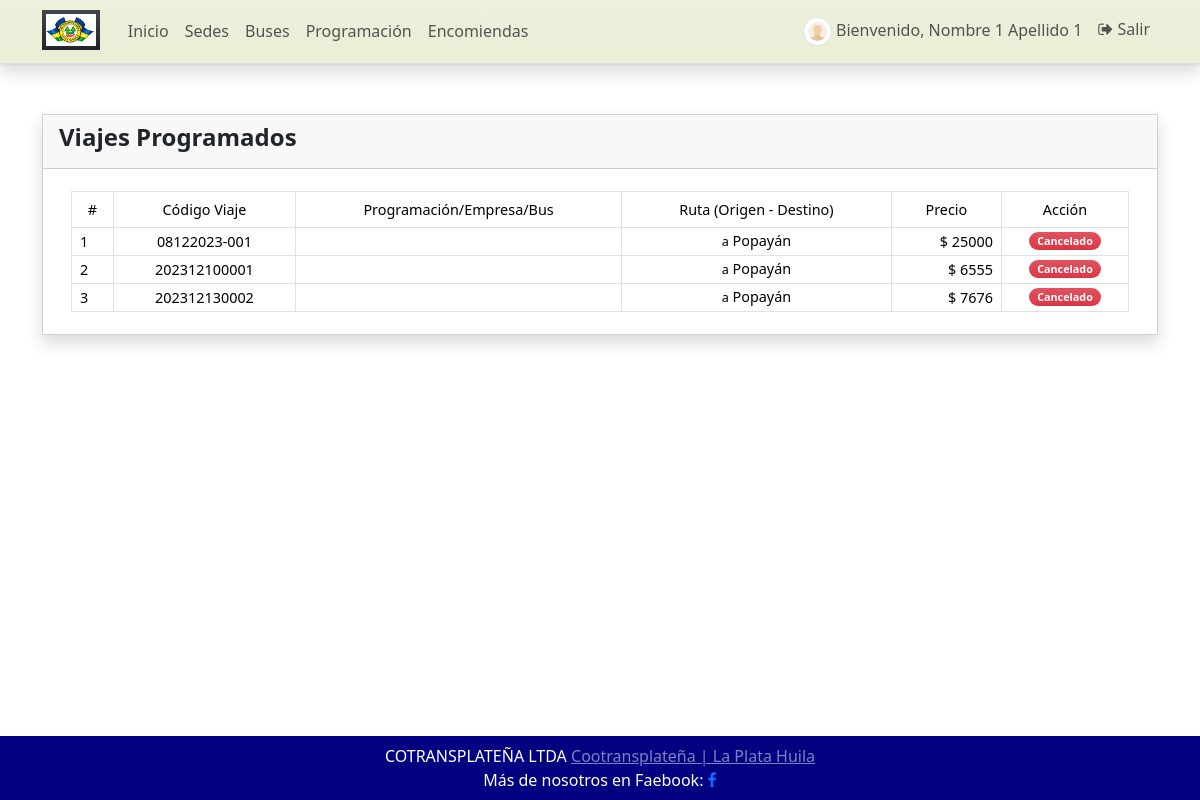
The app's page /viajes_programados (signed in) with its own data.
### GestorApp/models.py (models this page shows, shortened)
class Programacion(models.Model):
    codigo = models.CharField(max_length=100)
    bus = models.ForeignKey(Bus, on_delete=models.CASCADE)
    conductor = models.ForeignKey(Conductor, on_delete=models.CASCADE)
    origen = models.ForeignKey(Sede, on_delete=models.CASCADE, related_name='origen')
    destino = models.ForeignKey(Sede, on_delete=models.CASCADE, related_name='destino')
    programacion = models.DateTimeField()
    precio = models.IntegerField(default=0, validators=[MinValueValidator(5000), MaxValueValidator(75000)])
    estado = models.CharField(max_length=2, choices=(('0','Cancelado'),('1','Despachado')), default=1)
    fecha_creado = models.DateTimeField(default=timezone.now)
    fecha_actualizado = models.DateTimeField(auto_now=True)
    class Meta:
        verbose_name_plural = 'Programación'

class Sede(models.Model):
    sede = models.CharField(max_length=250)
    tipo = models.CharField(max_length=2, choices=(('1','Terminal'),('2','Oficina'),('3','Paradero')), default='1')
    fecha_creado = models.DateTimeField(default=timezone.now)
    fecha_actualizado = models.DateTimeField(auto_now=True)
    def __str__(self):
        return self.sede

### GestorApp/views.py (the view, shortened to what this page needs)
# urls.py: path('viajes_programados',views.viajes_programados,name='viajes-programados-pagina'),
def viajes_programados(request: HttpRequest):
    if not request.method == 'POST':
        context['page_title'] = "Viajes Programacions"
        programaciones = Programacion.objects.filter(estado=1, programacion__gt=datetime.now()).all()
        context['programaciones'] = programaciones
        context['is_searched'] = False
        context['data'] = {}
    return render(request, 'viajes_programados.html', context)

### GestorApp/templates/viajes_programados.html (shortened to what this page needs)
{% extends 'base.html' %}
{% block Contenido %}
    <div class="col-lg-12 col-md-12 col-sm-12 col-xs-12">
        <div class="card card-default rounded-0 shadow ">
            <div class="card-header">
                <div class="d-flex w-100 align-items-center justify-content-between">
                    <h4 class="card-title fw-bold">
                        {% if not is_searched %}
                        Viajes Programados
                        {% else %}
                        Resultados || Viajes Programados
                        {% endif %}</h4>
                </div>
            </div>
            <div class="card-body">
                <div class="container-fluid">
                    <table class="table table-bordered" id="programado-lista">
                        <thead>
                        <tr class="bg-gradient bg-primary bg-opacity-50 text-light">
                            <th class="px-2 py-2 text-center">#</th>
                            <th class="px-2 py-2 text-center">Código Viaje</th>
                            <th class="px-2 py-2 text-center">Programación/Empresa/Bus</th>
                            <th class="px-2 py-2 text-center">Ruta (Origen - Destino)</th>
                            <th class="px-2 py-2 text-center">Precio</th>
                            <th class="px-2 py-2 text-center">Acción</th>
                        </tr>
                        </thead>
                        <tbody>
                            {% for programacion in programaciones %}
                            <tr>
                                <td class="px-2 py-1 align-middle ">{{ forloop.counter }}</td>
                                <td class="px-2 py-1 align-middle text-center"> {{ programacion.codigo }} </td>
                                <td class="px-2 py-1 align-middle">
                                </td>
                                <td class="px-2 py-1 align-middle">
                                    <div class="lh-1 text-sm-center">
                                        <div> <small>a</small> {{ programacion.destino }}</div>
                                    </div>
                                </td>
                                <td class="px-2 py-1 align-middle text-end"> $ {{ programacion.precio }} </td>
                                <td class="px-1 py-1 align-middle text-center">
                                    {% if programado.estado == '1' %}
                                        <span class="badge bg-primary bg-gradient rounded-pill px-2">Programado</span> {% else %}
                                        <span class="badge bg-danger bg-gradient rounded-pill px-2">Cancelado</span> {% endif %}
                                </td>
                            </tr>
                        {% endfor %}
                        </tbody>
                    </table>
                </div>
            </div>
        </div>
    </div>
{% endblock Contenido %}

### GestorApp/templates/barraNavegacion.html (shortened to what this page needs)
{% load static %}
<header>
    <nav class="navbar navbar-expand-lg navbar-cian bg-cian bg-gradient fixed-top shadow border-bottom navbar-custom">
        <div class="container">
            <a class="navbar-brand" target="_blank" href="{% url 'inicio' %}">
                <img src="{{ MEDIA_URL }}media/default/logo.png" height="16" alt="{{ MEDIA_URL }}" loading="lazy" class="bg-dark bg-gradient px-1 py-1" style="margin-top: -3px;" />
            </a>
            <div class="collapse navbar-collapse" id="navbar01">
                <ul class="navbar-nav me-auto mb-2 mb-lg-0" id="topNav">
                    <li class="nav-item">
                        <a class="nav-link" aria-current="page" href="{% url 'inicio' %}">Inicio</a>
                    </li>
                    {% if user.id %}
                    <li class="nav-item">
                        <a class="nav-link" aria-current="page" href="{% url 'sede-pagina' %}">Sedes</a>
                    </li>
                    <li class="nav-item">
                        <a class="nav-link" aria-current="page" href="{% url 'bus-pagina' %}">Buses</a>
                    </li>
                    <li class="nav-item">
                        <a class="nav-link" aria-current="page" href="{% url 'programacion-pagina' %}">Programación</a>
                    </li>
                      <li class="nav-item">
                        <a class="nav-link" aria-current="page" href="{% url 'encomienda-pagina' %}">Encomiendas</a>
                    </li>
                    {% endif %}
                </ul>
                <ul class="navbar-nav d-flex flex-row">
                    {% if user.id %} {% if user.profile.user_type == 1 %} {% endif %}
                    <li class="nav-item me-3 me-lg-0">
                        <a class="nav-link" href="{% url 'perfil' %}">
                            <span class="me-1"><img src="{{ MEDIA_URL }}media/default/default-avatar.png" alt="User Avatar" id="user-avatar" class="img-thumbnail rounded-circle"></span>Bienvenido, {{ user.first_name }} {{user.last_name}}
                        </a>
                    </li>
                    <li class="nav-item me-3 me-lg-0">
                        <a class="nav-link" href="{% url 'logout' %}"><i class="fa fa-sign-out">  </i> Salir</a>
                    </li>
                    {% else %}
                    <li class="nav-item me-3 me-lg-0">
                        <a class="nav-link" href="{% url 'login' %}"><i class="fa fa-user" aria-hidden="true"> </i> Logeo </a>
                    </li>
                    {% endif %}
                </ul>
            </div>
        </div>
    </nav>
    </header>

### static/assets/default/css/style.css (style rules this page uses)
html, body { height: 100%; width: 100%; max-height: 100%; overflow: auto; display: flex; flex-direction: column; }
body>header { flex-shrink: auto; }
#user-avatar { width: 1.8rem; height: 1.8rem; object-fit: scale-down; object-position: center center; }
.navbar-brand>img { height: 2em; }

### GestorApp/templates/barraNavegacion.html (style rules this page uses)
.navbar-custom { background-color: #eaeed6; }

### records on screen
Programacion: codigo "08122023-001", destino "Popayán", precio "25000"
Programacion: codigo "202312100001", destino "Popayán", precio "6555"
Programacion: codigo "202312130002", destino "Popayán", precio "7676"

### other values on screen
{{ user.first_name }} "Nombre 1"
{{ user.last_name }} "Apellido 1"
